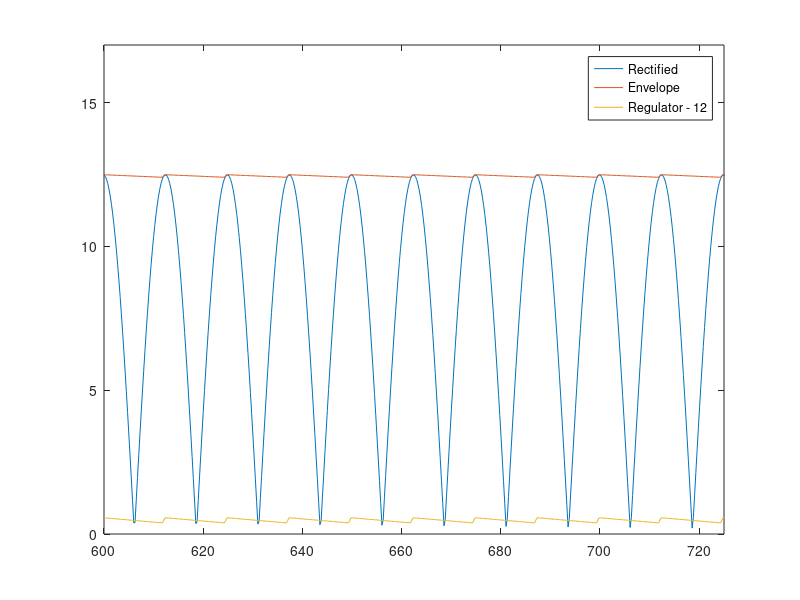
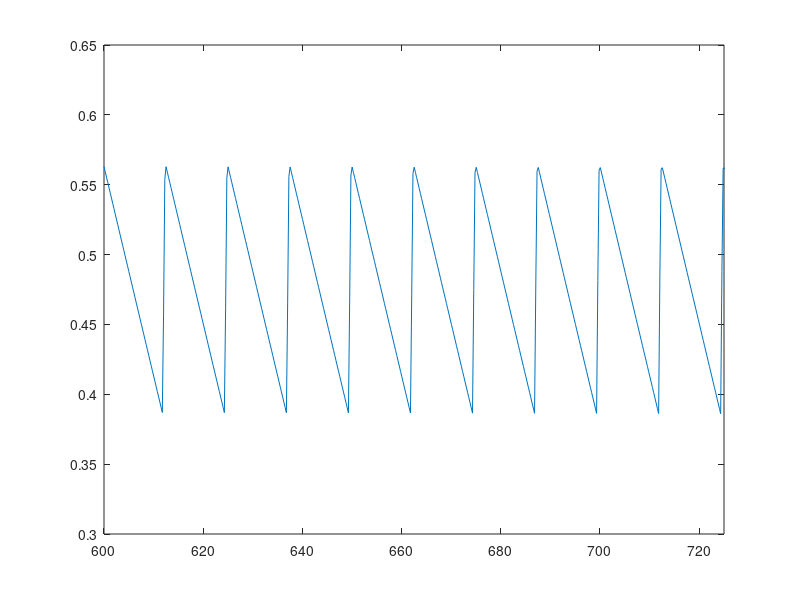

Here is the MATLAB script that generated these plots, in order:
clear all
close all

format long

period = 20;
n = 18.41351;
A = 230/n;
f=50;
t0 = 200e-3
t=linspace(t0, t0+period/f, 2000);
w=2*pi*f;
V_ON = 0.7;
vT = 0.025;
eta = 1;
N = 31;
Is  = 1e-14;
R = 200;
C = 0.00000133;
R1 = 1e6;

v = A*cos(w*t);

v_abs = zeros(1, length(t));
v_toff = zeros(1, length(t));
vo = zeros(1, length(t));
vC = zeros(1, length(t));
vL = zeros(1, length(t));
final_vo = zeros(1, length(t));

#R1->infinity so atan->0
#tOFF = (1/(2*w)) * atan(1/((2*w)*R1*C))
tOFF = (1/(2*w)) * atan(1/((2*w)*R1*C));

#vC = A*cos(2*w*tOFF)*exp(-(t-tOFF)/(R1*C));
vC = A*cos(2*w*tOFF)*exp(-(t-tOFF)/(R1*C));

##voltage after wave rectified (no need to simulate that part, pretty straightforward)
for i=1:length(t)
    v_abs(i) = abs(v(i));
endfor

#tOFF = 0, but we left this for loop for any tOFF changes
for i=1:length(t)
  if t(i) < tOFF
    v_toff(i) = v_abs(i);
  elseif vC(i) > v_abs(i)
    v_toff(i) = vC(i);
  else 
    tOFF = tOFF + 1/f/2;
    vC = A*abs(cos(2*w*tOFF)) * exp(-(t-tOFF)/R1/C);
    v_toff(i) = v_abs(i);
  endif
endfor

ripples = max(v_toff) - min(v_toff)

%%Regulating our voltage
rd = eta*vT/(Is*exp(V_ON/(eta*N*vT)));

%restriction depending on the number of diodes and V_on
for i = 1:length(t)
  if (v_toff(i)>N*V_ON)
    vL(i) = N*V_ON;
    else
    vL(i) = v_toff(i);
  endif
endfor


%relation between alternating current component and diodes
%incremental resistor
for i = 1:length(t)
  if v_toff(i) >= N*V_ON
    vo(i) = N*rd/(N*rd+R) * (v_toff(i)-mean(v_toff));
  else
    vo(i) = v_toff(i) - mean(v_toff);
  endif
endfor 

final_vo = vL + vo;    

final1 = zeros(1, length(t)-400);
final2 = zeros(1, length(t)-400);
final3 = zeros(1, length(t)-400);

j = 1;

for i = 1:length(t)
  if t(i) > 400e-3
    final1(j) = v_abs(i);
    final2(j) = v_toff(i);
    final3(j) = final_vo(i);
    j = j+1;
  endif
endfor

tfinal = linspace(t0 + 400e-3, t0 + period/f + 400e-3, length(t)-400);

plot(tfinal*1000, final1, tfinal*1000, final2, tfinal*1000, final3-12);
xlim([600 725])
ylim([0 17]);
legend("Rectified","Envelope", "Regulator - 12");
print ("varios.png", "-dpng");

plot(tfinal*1000, final3-12);
xlim([600 725]);
ylim([0.3 0.65]);

print ("sozinho.png", "-dpng");